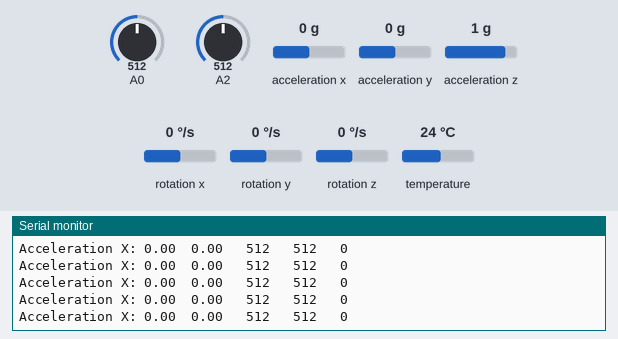
Recording of a sketch running on a simulated Arduino Leonardo, built with avr-gcc and run on an emulated ATmega32U4. Parts: the last lines printed to the serial monitor. Wiring (inferred from the names in the program): MPU-6050 motion sensor at I2C address 0x68. Inputs (shaded band) come from the test bench; at power-on: acceleration x 0 g, A0 = 512, A2 = 512, acceleration y 0 g, rotation z 0 °/s, acceleration z 1 g, rotation x 0 °/s, rotation y 0 °/s, temperature 24 °C.

Above: at 1.3 s.
1.4 s: acceleration x set to -1.4 g
At 1.7 s:
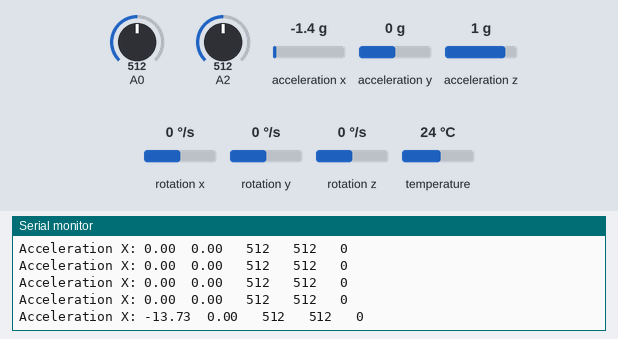
2.9 s: A0 set to 716
At 3.11 s:
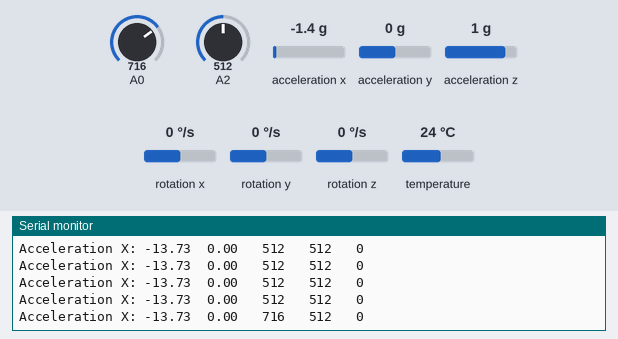
4.4 s: A2 set to 716
At 4.53 s:
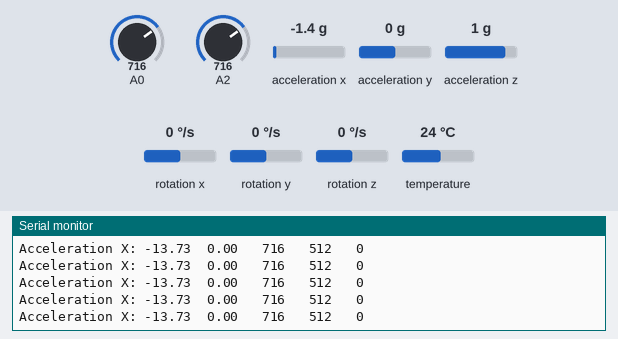
5.9 s: acceleration y set to -1.4 g
At 5.95 s:
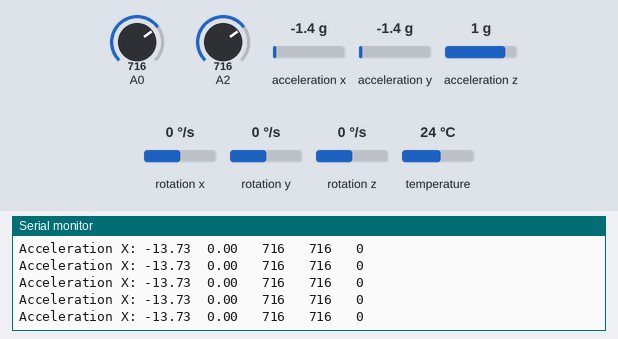
7.4 s: rotation z set to -192 °/s
At 7.69 s:
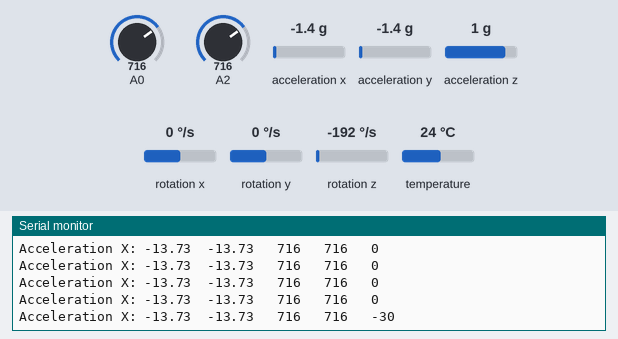
8.9 s: A0 set to 992
At 9.15 s:
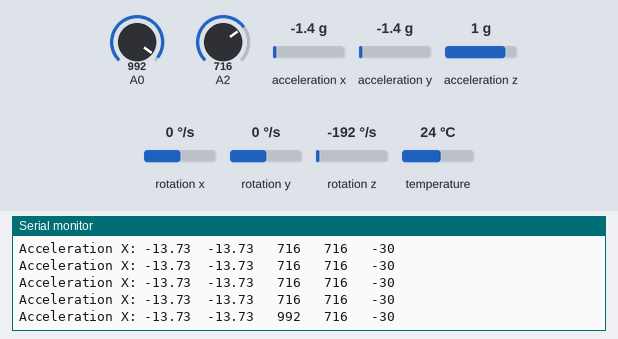
Timing chart, 0 to 11.4 s (numbered marks = the images above; inputs shaded):
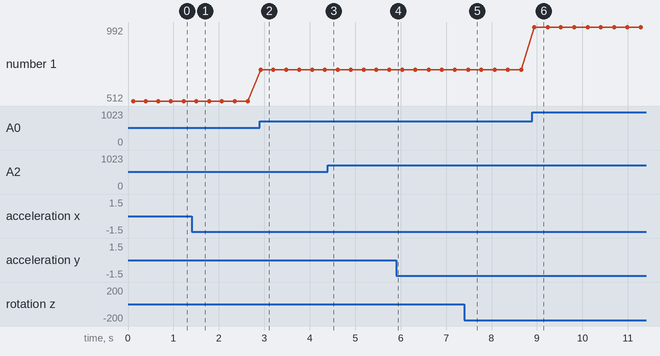

Measured:
- after the input at 1.4 s, the serial monitor: prints a new line after 0.10 s (image 1)
- after the input at 2.9 s, the serial monitor: prints a new line at once (image 2)
- after the input at 7.4 s, the serial monitor: prints a new line after 0.08 s (image 5)
- after the input at 8.9 s, the serial monitor: prints a new line at once (image 6)
- plotted number 1: 512 → 716 after the input at 2.9 s, 716 → 992 after the input at 8.9 s

The sketch:

transmitter.ino
```cpp
// Basic demo for accelerometer readings from Adafruit MPU6050
#include <ArduinoJson.h>
#include <Adafruit_MPU6050.h>
#include <Adafruit_Sensor.h>
#include <Wire.h>
#include <SoftwareSerial.h>
SoftwareSerial myserial(7,8); //rx,tx
Adafruit_MPU6050 mpu;
Adafruit_MPU6050 mpu1;


#define MPU6050_I2C_ADDRESS 0x68   // Default MPU-6050 address
#define MPU6050_WHO_AM_I 0x75      // R Who am I address

void setup(void) {
  Wire.begin();
  Serial.begin(115200);
  while (!Serial)
    delay(10); // will pause Zero, Leonardo, etc until serial console opens

  Serial.println("Adafruit MPU6050 test!");
    WhoAmI();
  // Try to initialize!
   if (!mpu.begin(0x69)) {
    Serial.println("Failed to find MPU6050 chip");
    while (1) {
      delay(10);
    }

  }
    if (!mpu1.begin(0x68)) {
    Serial.println("Failed to find MPU6050 2 chip");
    while (1) {
      delay(10);
    }

  }
  Serial.println("MPU6050 Found!");

  mpu.setAccelerometerRange(MPU6050_RANGE_8_G);

  mpu.setGyroRange(MPU6050_RANGE_2000_DEG);


  mpu.setFilterBandwidth(MPU6050_BAND_21_HZ);
 myserial.begin(9600);

  Serial.println("");
  delay(100);
}

void loop() {
  /* Get new sensor events with the readings */
  sensors_event_t a, g, temp;
  mpu.getEvent(&a, &g, &temp);

  /* Print out the values */
  Serial.print("Acceleration X: ");
  Serial.print(a.acceleration.x);
  Serial.print("  ");
  Serial.print(a.acceleration.y);
  Serial.print("   ");

  int n= map(a.acceleration.x,-10,10,-100,100);
  int o= map(a.acceleration.y,-10,10,-100,100);
  int pot_fin=analogRead(A0);
  int pot_z=analogRead(A2);
  int Gz=map(g.gyro.z,-10,10,-100,100);
  Serial.print(pot_fin);
  Serial.print("   ");
  Serial.print(pot_z);
  Serial.print("   ");
  Serial.println(Gz);
  // int p= map(a.acceleration.z,-10,10,-100,100);

    StaticJsonDocument<200> doc;
  doc["Ax"] = n;
  doc["Ay"] = o;
  doc["Ax2"] = n;
  doc["Ay2"] = o;
  doc["pot_fin"]=pot_fin;
  doc["pot_z"]=pot_z;
  doc["Gz"]=Gz;
  // doc["m"] = m;

   serializeJson(doc, myserial);


  Serial.println("");
  delay(200);
}
void WhoAmI(){
  uint8_t waiByte;                                    // Data will go here
  MPU6050_Read(MPU6050_WHO_AM_I, &waiByte);           // Get data
  Serial.print(F("Device WhoAmI reports as: 0x"));    //
  Serial.println(waiByte,HEX);                        // Report WhoAmI data
  }

void MPU6050_Read(int address,uint8_t *data){            // Read from MPU6050. Needs register address, data array
  int size = sizeof(*data);                              //
  Wire.beginTransmission(MPU6050_I2C_ADDRESS);           // Begin talking to MPU6050
  Wire.write(address);                                   // Set register address
  Wire.endTransmission(false);                           // Hold the I2C-bus
  Wire.requestFrom(MPU6050_I2C_ADDRESS, size, true);     // Request bytes, release I2C-bus after data read
  int i = 0;                                             //
  while(Wire.available()){                               //
    data[i++]=Wire.read();                               // Add data to array
  }
}
```
